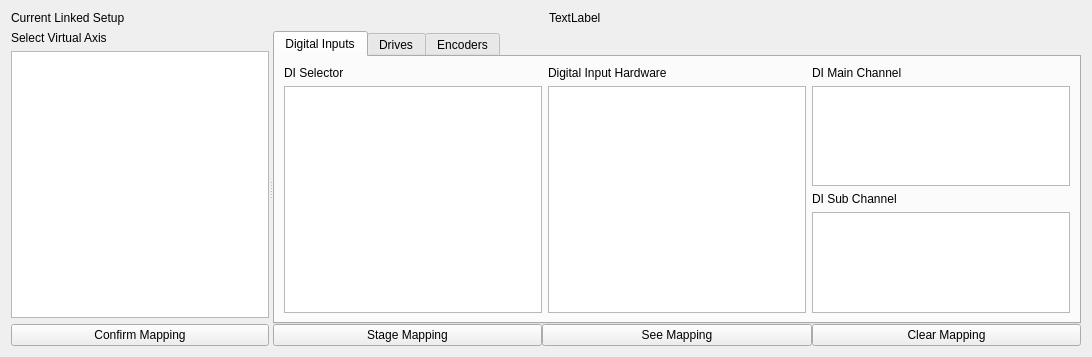
<?xml version="1.0" encoding="UTF-8"?>
<ui version="4.0">
 <class>LinkerTab</class>
 <widget class="QWidget" name="LinkerTab">
  <property name="geometry">
   <rect>
    <x>0</x>
    <y>0</y>
    <width>1092</width>
    <height>357</height>
   </rect>
  </property>
  <layout class="QVBoxLayout" name="verticalLayout_7">
   <item>
    <layout class="QVBoxLayout" name="verticalLayout_2">
     <item>
      <layout class="QVBoxLayout" name="verticalLayout">
       <item>
        <layout class="QHBoxLayout" name="horizontalLayout_2">
         <item>
          <widget class="QLabel" name="label_2">
           <property name="text">
            <string>Current Linked Setup</string>
           </property>
          </widget>
         </item>
         <item>
          <widget class="QLabel" name="status_indicators">
           <property name="text">
            <string>TextLabel</string>
           </property>
          </widget>
         </item>
        </layout>
       </item>
      </layout>
     </item>
     <item>
      <widget class="QSplitter" name="splitter">
       <property name="sizePolicy">
        <sizepolicy hsizetype="Expanding" vsizetype="Expanding">
         <horstretch>0</horstretch>
         <verstretch>0</verstretch>
        </sizepolicy>
       </property>
       <property name="orientation">
        <enum>Qt::Horizontal</enum>
       </property>
       <widget class="QWidget" name="gridLayoutWidget">
        <layout class="QGridLayout" name="gridLayout_3">
         <item row="0" column="0">
          <layout class="QGridLayout" name="gridLayout_5">
           <item row="2" column="0">
            <widget class="QListWidget" name="axis_list_linker">
             <property name="selectionMode">
              <enum>QAbstractItemView::SingleSelection</enum>
             </property>
            </widget>
           </item>
           <item row="0" column="0">
            <widget class="QLabel" name="label_5">
             <property name="text">
              <string>Select Virtual Axis</string>
             </property>
            </widget>
           </item>
           <item row="3" column="0">
            <widget class="QPushButton" name="confirm_mapping">
             <property name="text">
              <string>Confirm Mapping</string>
             </property>
            </widget>
           </item>
          </layout>
         </item>
        </layout>
       </widget>
       <widget class="QWidget" name="gridLayoutWidget_2">
        <layout class="QGridLayout" name="gridLayout_4">
         <property name="spacing">
          <number>0</number>
         </property>
         <item row="2" column="0">
          <layout class="QHBoxLayout" name="horizontalLayout_6">
           <property name="bottomMargin">
            <number>0</number>
           </property>
           <item>
            <widget class="QPushButton" name="stage_mapping">
             <property name="text">
              <string>Stage Mapping</string>
             </property>
            </widget>
           </item>
           <item>
            <widget class="QPushButton" name="see_staged_mapping">
             <property name="text">
              <string>See Mapping</string>
             </property>
            </widget>
           </item>
           <item>
            <widget class="QPushButton" name="clear_mapping">
             <property name="text">
              <string>Clear Mapping</string>
             </property>
            </widget>
           </item>
          </layout>
         </item>
         <item row="1" column="0">
          <widget class="QTabWidget" name="tabWidget_2">
           <property name="currentIndex">
            <number>0</number>
           </property>
           <widget class="QWidget" name="digital_input_tab">
            <attribute name="title">
             <string>Digital Inputs</string>
            </attribute>
            <layout class="QVBoxLayout" name="verticalLayout_32">
             <item>
              <layout class="QHBoxLayout" name="horizontalLayout_5">
               <property name="rightMargin">
                <number>0</number>
               </property>
               <item>
                <layout class="QVBoxLayout" name="verticalLayout_9">
                 <item>
                  <widget class="QLabel" name="label">
                   <property name="text">
                    <string>DI Selector</string>
                   </property>
                  </widget>
                 </item>
                 <item>
                  <widget class="QListWidget" name="digital_input_axis"/>
                 </item>
                </layout>
               </item>
               <item>
                <layout class="QVBoxLayout" name="verticalLayout_14">
                 <item>
                  <widget class="QLabel" name="label_11">
                   <property name="text">
                    <string>Digital Input Hardware</string>
                   </property>
                  </widget>
                 </item>
                 <item>
                  <widget class="QListWidget" name="digital_input_hardware"/>
                 </item>
                </layout>
               </item>
               <item>
                <layout class="QVBoxLayout" name="verticalLayout_24">
                 <item>
                  <widget class="QLabel" name="label_12">
                   <property name="text">
                    <string>DI Main Channel</string>
                   </property>
                  </widget>
                 </item>
                 <item>
                  <widget class="QListWidget" name="digital_input_main_channels"/>
                 </item>
                 <item>
                  <widget class="QLabel" name="label_6">
                   <property name="text">
                    <string>DI Sub Channel</string>
                   </property>
                  </widget>
                 </item>
                 <item>
                  <widget class="QListWidget" name="digital_input_sub_channels"/>
                 </item>
                </layout>
               </item>
              </layout>
             </item>
            </layout>
           </widget>
           <widget class="QWidget" name="drives_tab">
            <attribute name="title">
             <string>Drives</string>
            </attribute>
            <layout class="QVBoxLayout" name="verticalLayout_3">
             <item>
              <widget class="QListWidget" name="drives_list"/>
             </item>
             <item>
              <widget class="QLabel" name="label_3">
               <property name="text">
                <string>Main Channel</string>
               </property>
              </widget>
             </item>
             <item>
              <widget class="QListWidget" name="drives_channel_list"/>
             </item>
            </layout>
           </widget>
           <widget class="QWidget" name="encoder_tab">
            <attribute name="title">
             <string>Encoders</string>
            </attribute>
            <layout class="QVBoxLayout" name="verticalLayout_6">
             <item>
              <widget class="QListWidget" name="encoders_list"/>
             </item>
             <item>
              <widget class="QLabel" name="label_4">
               <property name="text">
                <string>Main Channel</string>
               </property>
              </widget>
             </item>
             <item>
              <widget class="QListWidget" name="encoders_channel_list"/>
             </item>
            </layout>
           </widget>
          </widget>
         </item>
        </layout>
       </widget>
      </widget>
     </item>
    </layout>
   </item>
  </layout>
 </widget>
 <resources/>
 <connections/>
</ui>
